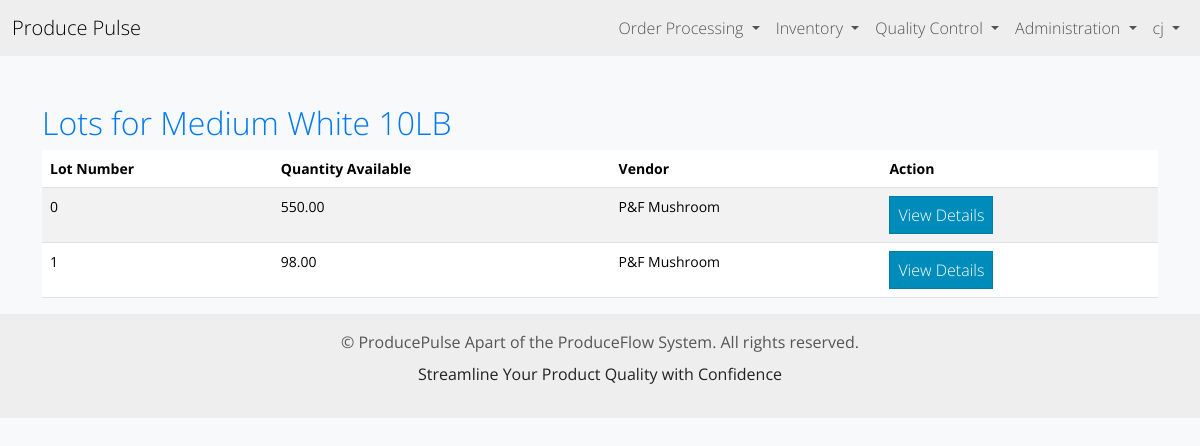
/product/1/lots/ (signed in), run on the app's committed database.
### inventory/models.py (models this page shows, shortened)
class Product(models.Model):
    UNIT_CHOICES = [
        ('cases', 'Cases'),
        ('pounds', 'Pounds'),
    ]
    name = models.CharField(max_length=255)
    unit_price = models.DecimalField(max_digits=10, decimal_places=2)
    unit = models.CharField(max_length=10, choices=UNIT_CHOICES, default='cases')  # Default value added

class Lot(models.Model):
    product = models.ForeignKey(Product, on_delete=models.CASCADE, related_name='lots')
    lot_number = models.PositiveIntegerField(unique=True, editable=False)
    vendor = models.ForeignKey(Vendor, on_delete=models.CASCADE)
    quantity_in = models.DecimalField(max_digits=10, decimal_places=2)
    quantity_used = models.DecimalField(max_digits=10, decimal_places=2, default=0)
    date_received = models.DateField(auto_now_add=True)
    def available_quantity(self):
        return self.quantity_in - self.quantity_used

class Vendor(models.Model):
    name = models.CharField(max_length=255)
    contact_info = models.TextField(blank=True)

### inventory/views.py (the view)
# urls.py: path('product/<int:product_id>/lots/', LotListView.as_view(), name='lot_list'),
class LotListView(ListView):
    model = Lot
    template_name = 'inventory/lot_list.html'
    context_object_name = 'lots'
    def get_queryset(self):
        self.product = get_object_or_404(Product, pk=self.kwargs['product_id'])
        return Lot.objects.filter(product=self.product)
    def get_context_data(self, **kwargs):
        context = super().get_context_data(**kwargs)
        context['product'] = self.product
        return context

### inventory/templates/inventory/lot_list.html
{% extends 'inventory/base.html' %}
{% block content %}
<div class="container mt-5">
    <h2>Lots for {{ product.name }}</h2>
    <table class="table table-striped">
        <thead>
            <tr>
                <th>Lot Number</th>
                <th>Quantity Available</th>
                <th>Vendor</th>
                <th>Action</th>
            </tr>
        </thead>
        <tbody>
            {% for lot in lots %}
            <tr>
                <td>{{ lot.lot_number }}</td>
                <td>{{ lot.available_quantity }}</td>
                <td>{{ lot.vendor.name }}</td>
                <td>
                    <a href="{% url 'lot_detail' lot.id %}" class="btn btn-primary">View Details</a>
                </td>
            </tr>
            {% endfor %}
        </tbody>
    </table>
</div>
{% endblock %}

### inventory/templates/inventory/navigation.html (shortened to what this page needs)
<nav class="navbar navbar-expand-lg bg-light">
    <div class="container-fluid">
        <a class="navbar-brand" href="{% url 'index' %}">Produce Pulse</a>
        <div class="collapse navbar-collapse justify-content-end" id="navbarNav">
            <ul class="navbar-nav">
                {% if user.is_authenticated %}
                <li class="nav-item dropdown">
                    <a class="nav-link dropdown-toggle" href="#" id="orderprocessDropdown" role="button" data-bs-toggle="dropdown" aria-expanded="false">
                        Order Processing
                    </a>
                </li>
                <li class="nav-item dropdown">
                    <a class="nav-link dropdown-toggle" href="#" id="wmsDropdown" role="button" data-bs-toggle="dropdown" aria-expanded="false">
                        Inventory
                    </a>
                </li>
                <li class="nav-item dropdown">
                    <a class="nav-link dropdown-toggle" href="#" id="dashboardDropdown" role="button" data-bs-toggle="dropdown" aria-expanded="false">
                        Quality Control
                    </a>
                </li>
                <li class="nav-item dropdown">
                    <a class="nav-link dropdown-toggle" href="#" id="adminDropdown" role="button" data-bs-toggle="dropdown" aria-expanded="false">
                        Administration
                    </a>
                <li class="nav-item dropdown">
                    <a class="nav-link dropdown-toggle" href="#" id="profileDropdown" role="button" data-bs-toggle="dropdown" aria-expanded="false">
                        {{ user.username }}
                    </a>
                </li>
                {% endif %}
            </ul>
        </div>
    </div>
</nav>

### static/css/styles.css (style rules this page uses)
body { background-color: #f8f9fa; }
h1, h2 { color: #0079f1; }

### data on the page
Product: name "Medium White 10LB"
Lot: lot_number "0", available_quantity "550.00", vendor.name "P&F Mushroom"
Lot: lot_number "1", available_quantity "98.00", vendor.name "P&F Mushroom"

### other printed values
{{ user.username }} "cj"
